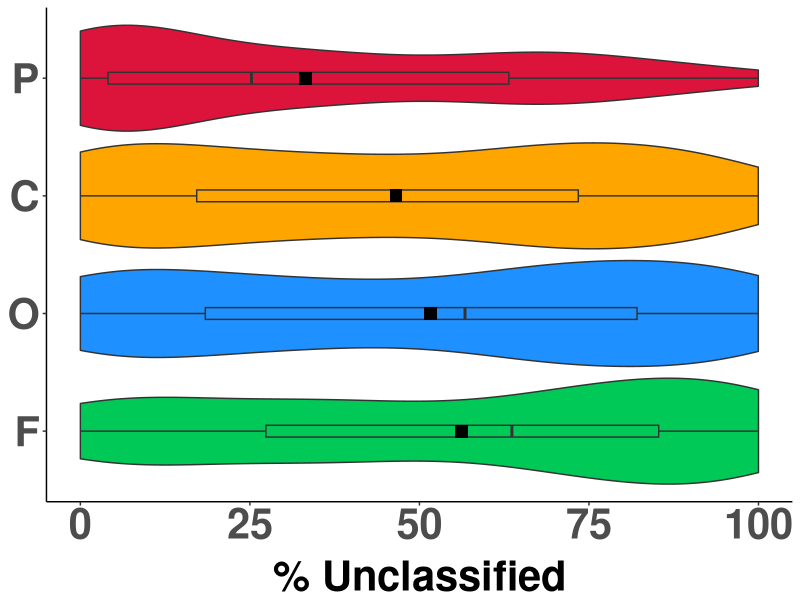
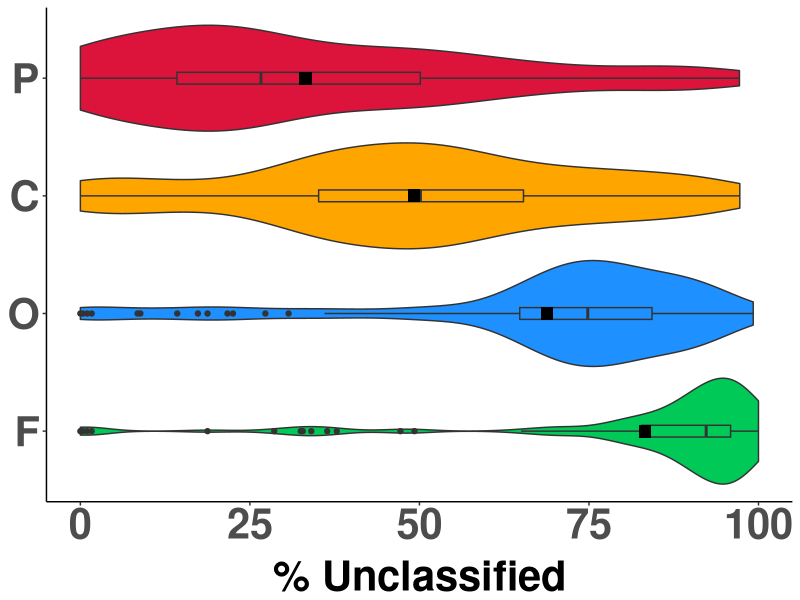
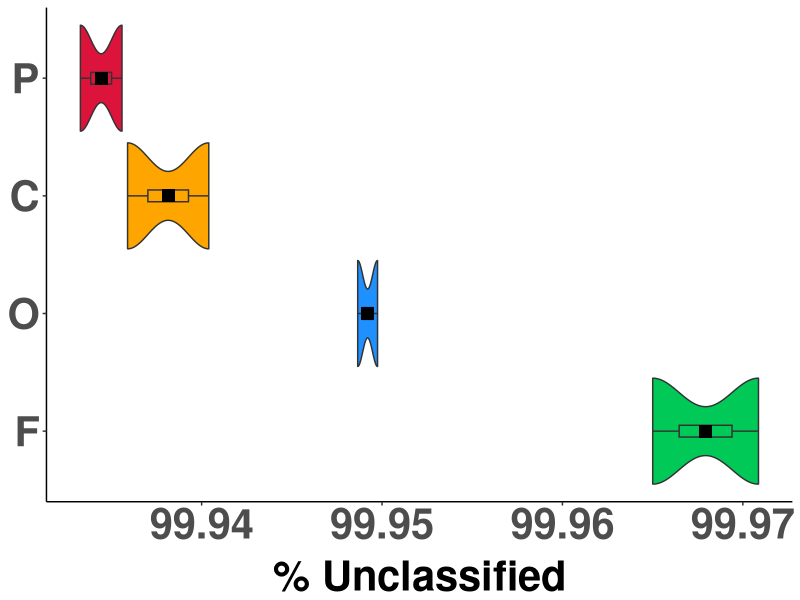
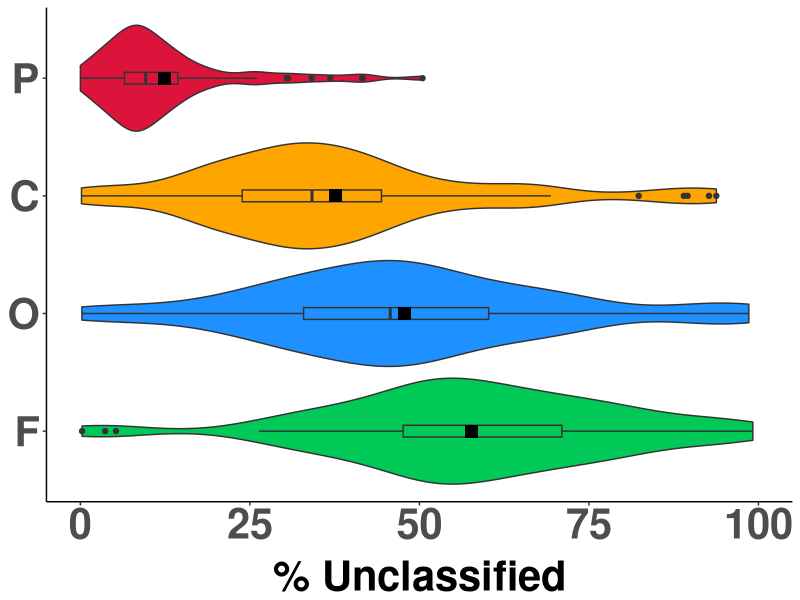
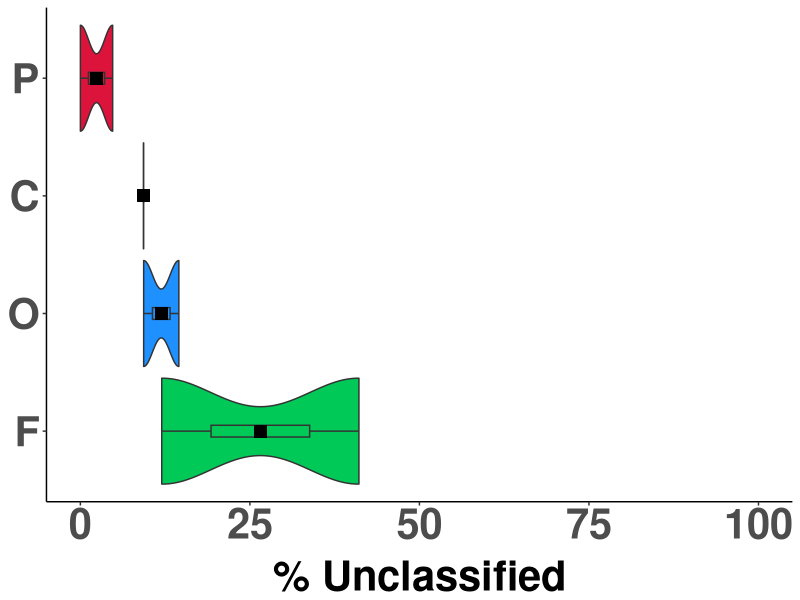
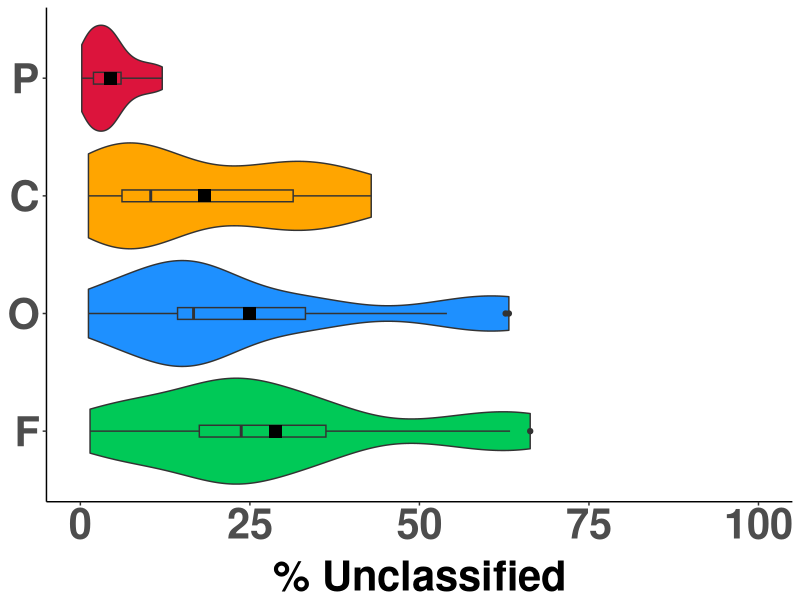
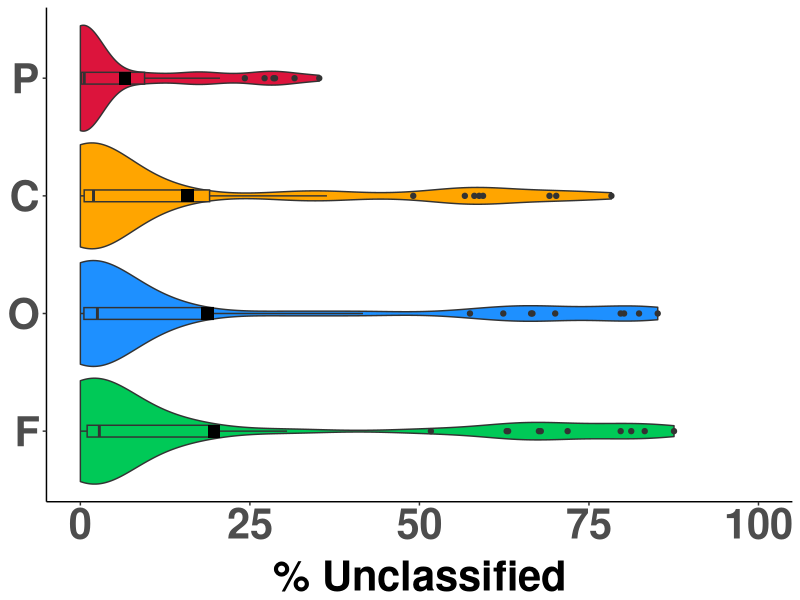
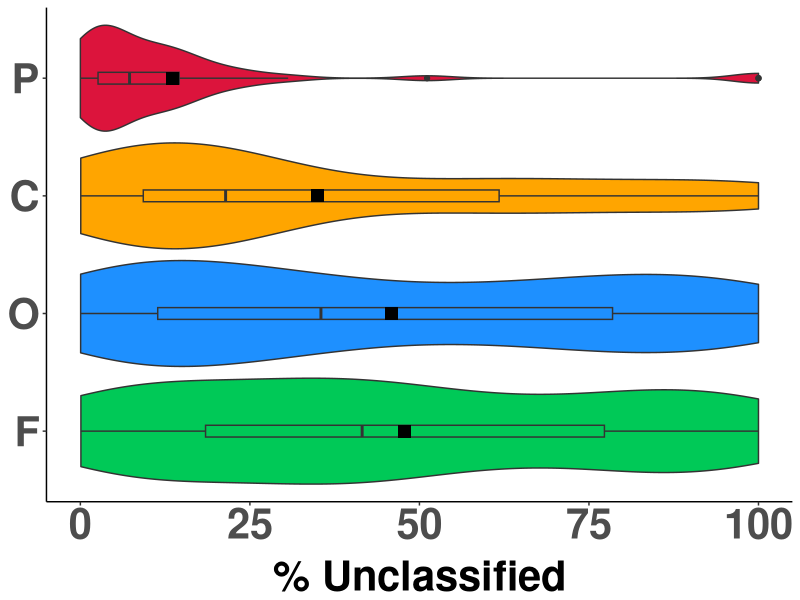

The R source for these figures, in order:
# Senthil / UNLV / May 27 2015
# This version includes Coleman et al., YNP samples
library(plyr)
library(reshape2)
library(ggplot2)
mydat <- read.table('may27_dcol.csv',
                    head=T, row.names=NULL, sep='\t')
melt_mydat<-melt(mydat)

## Violin plots for YNP, WC, Armenia, Tibet, Tengchong, NZ, Phil,
## Guaymas Bay, GBS samples. Final version:
## http://www.ncbi.nlm.nih.gov/pubmed/26113243

## Some samples are organized by sites, others by region
sitelist <- c('Yellowstone National Park',
              'Great Basin', 'Guaymas Bay')
regionlist <- c('Canada', 'Armenia', 'Tibet', 'China', 'New Zealand',
                 'Philippines')


for (i in seq(sitelist)){
    dat <- subset(melt_mydat, Site == sitelist[[i]])
    pdffile <- paste(gsub(' ', '_', sitelist[[i]]),
                     '_may27.pdf', sep='')
    pdf(pdffile, width=8, height=5, useDingbats=FALSE)
    (p <- ggplot(dat, aes(x=variable, y=value*100)) +
     geom_violin(aes(fill=factor(variable)), scale='width') +
     geom_boxplot(aes(fill=factor(variable)), width=0.1) +
     scale_fill_manual(values = c('#00C957', '#1E90FF',
                           '#FFA500', '#DC143C')) +
     scale_y_continuous(limits=c(0, 100)) +
     ylab('% Unclassified') +
     stat_summary(fun.y = 'mean', geom = 'point',
                  shape=15, size=4, fill= 'white') +
     coord_flip())

    if (sitelist[[i]] == 'Guaymas Bay'){
        (p <- ggplot(dat, aes(x=variable, y=value*100)) +
         geom_violin(aes(fill=factor(variable)), scale='width') +
         geom_boxplot(aes(fill=factor(variable)), width=0.1) +
         scale_fill_manual(values = c('#00C957', '#1E90FF',
                               '#FFA500', '#DC143C')) +
         ylab('% Unclassified') +
         stat_summary(fun.y = 'mean', geom = 'point',
                      shape=15, size=4, fill= 'white') +
         coord_flip())
    }
    print(p + theme(panel.background=element_blank(),
                    panel.border=element_blank(),
                    panel.grid.minor=element_blank(),
                    panel.grid.major=element_blank(),
                    axis.line=element_line(),
                    axis.text.x=element_text(size=30, face='bold'),
                    axis.text.y=element_text(size=30, face='bold'),
                    axis.title.x=element_text(size=30, face='bold',
                        vjust=0.2),
                    axis.title.y=element_blank(),
                    legend.position='none'))
    dev.off()
    rm(p)
}

for (i in seq(regionlist)){
    dat <- subset(melt_mydat, Region == regionlist[[i]])
    pdffile <- paste(gsub(' ', '_', regionlist[[i]]),
                     '_may27.pdf', sep='')
    if (regionlist[[i]] == 'China'){
        pdffile <- 'Tengchong_may27.pdf'
    }
    pdf(pdffile, width=8, height=5, useDingbats=FALSE)
    (p <- ggplot(dat, aes(x=variable, y=value*100)) +
     geom_violin(aes(fill=factor(variable)), scale='width') +
     geom_boxplot(aes(fill=factor(variable)), width=0.1) +
     scale_fill_manual(values = c('#00C957', '#1E90FF',
                           '#FFA500', '#DC143C')) +
     scale_y_continuous(limits=c(0, 100)) +
     ylab('% Unclassified') +
     stat_summary(fun.y = 'mean', geom = 'point',
                  shape=15, size=4, fill= 'white') +
     coord_flip())
    
    print(p + theme(panel.background=element_blank(),
                    panel.border=element_blank(),
                    panel.grid.minor=element_blank(),
                    panel.grid.major=element_blank(),
                    axis.line=element_line(),
                    axis.text.x=element_text(size=30, face='bold'),
                    axis.text.y=element_text(size=30, face='bold'),
                    axis.title.x=element_text(size=30, face='bold',
                        vjust=0.2),
                    axis.title.y=element_blank(),
                    legend.position='none'))
    dev.off()
    rm(p)
}
